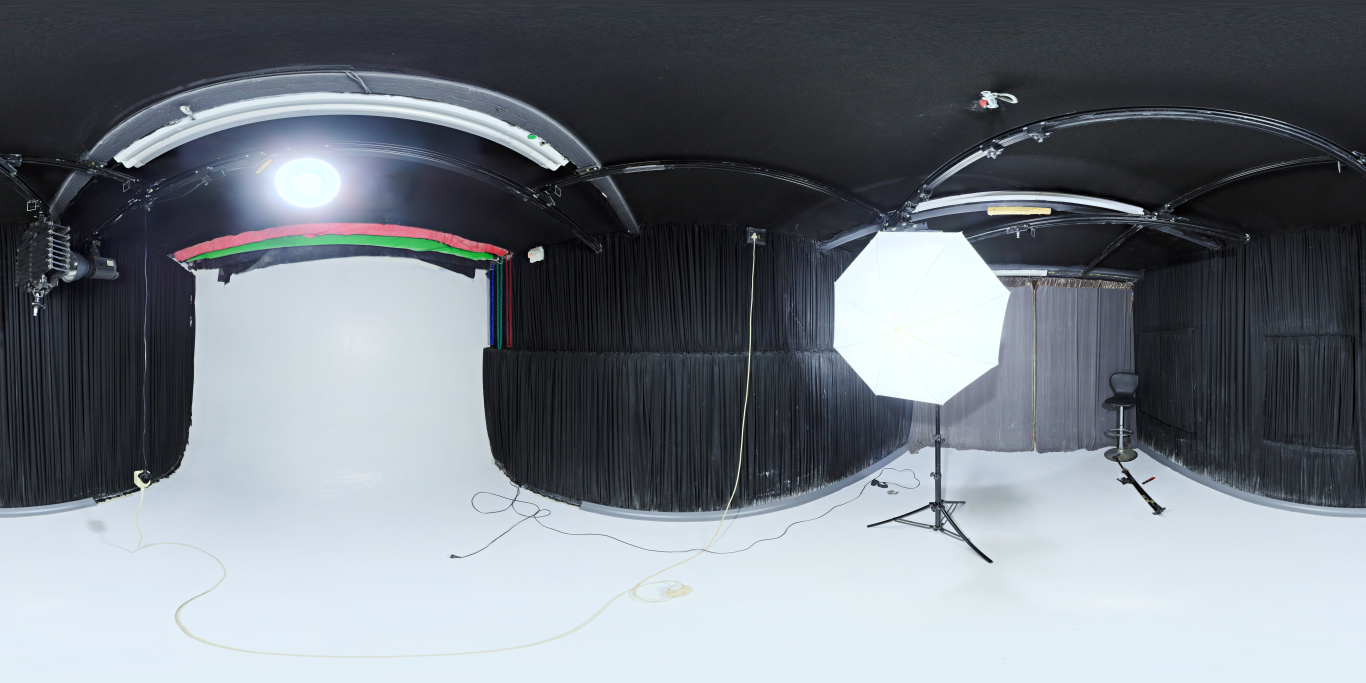
#> input picture cad/render/assets/polyhaven/studio_small_03_tonemapped.jpg, 8192 x 4096 px (shown at 1/6 size)
$ python equirect_to_spheremap.py
#> lines starting #> are read from the running program, lines starting #| are printed output that depends on the picture
"""Convert the Poly Haven equirectangular studio image to OpenGL sphere maps
(for Coin SoTextureCoordinateEnvironment), at several reflection strengths."""
import os
import numpy as np
from PIL import Image

HERE = os.path.dirname(os.path.abspath(__file__))
src = Image.open(os.path.join(HERE, "assets", "polyhaven", "studio_small_03_tonemapped.jpg")).convert("RGB")
#> src is the input picture: PIL image 8192x4096 RGB; mean R, G, B 116.8, 123.5, 131
E = np.asarray(src).astype(np.float32) / 255.0
H, W, _ = E.shape
#> H = 4096; W = 8192
n = 1024
y, x = np.mgrid[0:n, 0:n]
s = (x + 0.5) / n * 2 - 1
t = 1 - (y + 0.5) / n * 2
r2 = s * s + t * t
inside = r2 <= 1
nz = np.sqrt(np.clip(1 - r2, 0, 1))
# sphere-map normal (s, t, nz); reflection of view dir (0,0,-1) about normal
rx, ry, rz = 2 * nz * s, 2 * nz * t, 2 * nz * nz - 1
lon = np.arctan2(rx, -rz)
lat = np.arcsin(np.clip(ry, -1, 1))
u = ((lon / (2 * np.pi)) + 0.5) * (W - 1)
v = (0.5 - lat / np.pi) * (H - 1)
img = E[v.astype(int), u.astype(int)]
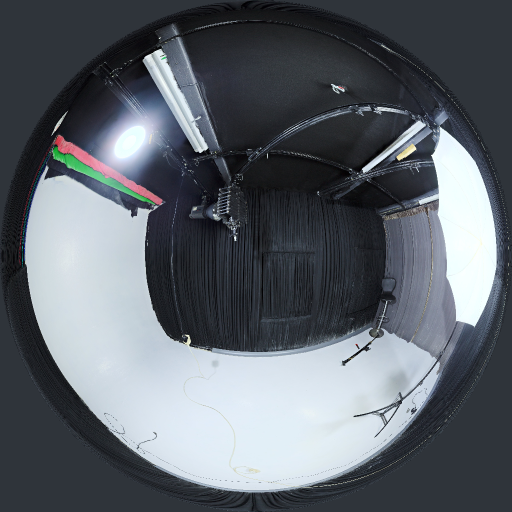
#> img: shape (1024, 1024, 3) float32 (shown at 1/2 size); mean of channels 0, 1, 2 0.37, 0.395, 0.42; drawn as R, G, B
img[~inside] = 0
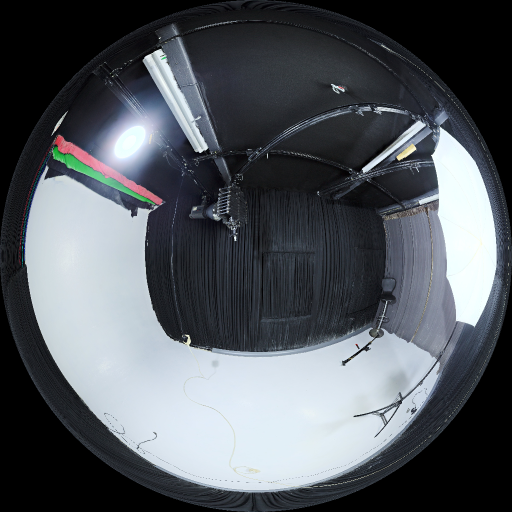
#> img: shape (1024, 1024, 3) float32 (shown at 1/2 size); mean of channels 0, 1, 2 0.33, 0.349, 0.372; drawn as R, G, B
for name, k in (("env_full", 1.0), ("env_metal", 0.75), ("env_dark", 0.35), ("env_coat", 0.22)):
    out = np.clip(img * k * 255, 0, 255).astype(np.uint8)
    Image.fromarray(out).save(os.path.join(HERE, "assets", name + ".png"))
    print("wrote", name)
#> this loop made 4 passes
#> pass 2, `out = np.clip(img * k * 255, 0, 255).astype(np.uint8)`:
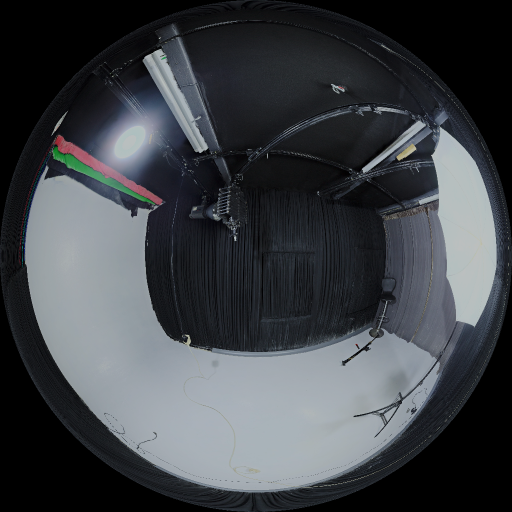
#> out: shape (1024, 1024, 3) (shown at 1/2 size); mean of channels 0, 1, 2 62.9, 66.5, 70.9; drawn as R, G, B
#> pass 3, `out = np.clip(img * k * 255, 0, 255).astype(np.uint8)`:
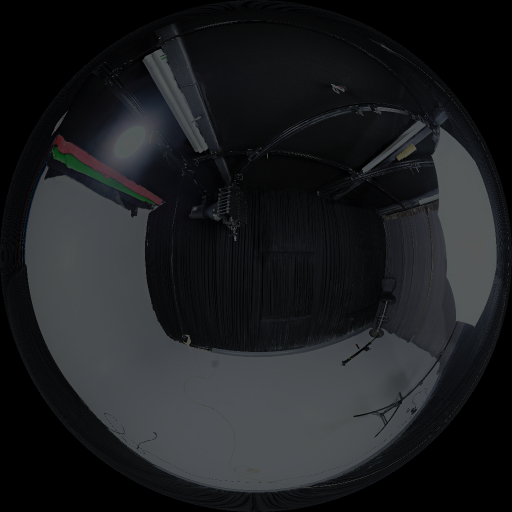
#> out: shape (1024, 1024, 3) (shown at 1/2 size); mean of channels 0, 1, 2 29.1, 30.8, 32.9; drawn as R, G, B
#> after the loop:
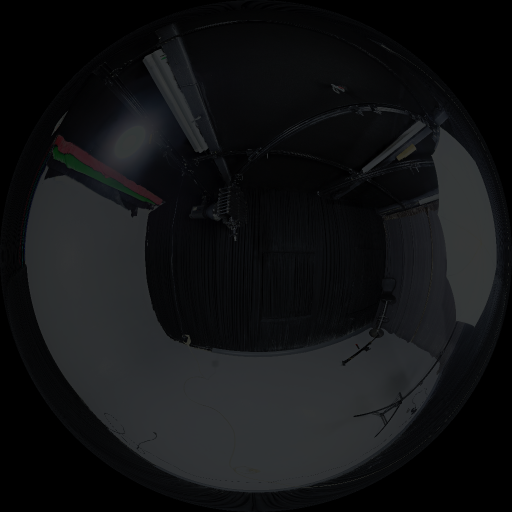
#> out: shape (1024, 1024, 3) (shown at 1/2 size); mean of channels 0, 1, 2 18.2, 19.2, 20.5; drawn as R, G, B
